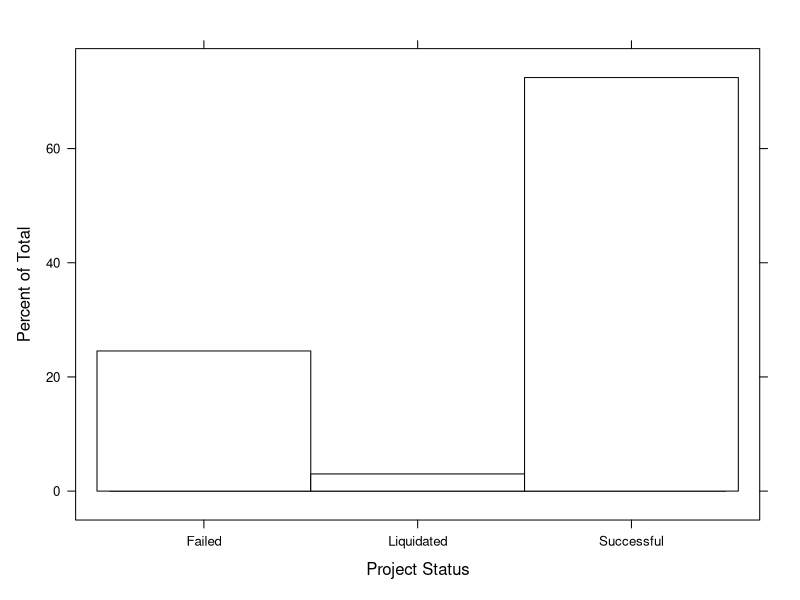

Write R code to recreate this figure.
library(stats)
library(tidyverse)
library(data.table)
library(lattice)

rm(list = ls())
set.seed(1)
n = 10000
A = 1
B = 1
qu = 0.75
ql = 0.10
z = 1
e = exp(1)
zetaL = qu*(e^z-B/(qu - ql)) #Zeta for the Lenders. Maximizes Pledgeable Income
zetaC = qu*e^z #Zeta for the CEO. Maximizes CEO Utility (NPV)


#the integrand inside E(zeta)
mean_exp = function(x){
  return(x*dexp(x, Z))
}

#The function to be minimized in order to find zeta*
zeta_optimizer = function(zeta){
  return(-(1 + integrate(mean_exp, 0, zeta)$value/(pexp(zeta, Z))))
}

rand = c(runif(n, 1, 3)) #Random rates for the exponential distribution
rand = cbind(rand, unlist(lapply(rand, rexp, n = 1)), runif(n)) #Random values for the exponential distr. (liq. shocks) and random values for project success

res = c()
for(i in 1:10000){
  Z = rand[i, 1]
  shock = rand[i, 2]
  
  zeta_optim = optim((zetaL + zetaC)/2, 
                     zeta_optimizer, 
                     lower = 0.9*zetaL, 
                     upper = 1.1*zetaC,
                     method = "L-BFGS-B")$par #Finding zeta*. The function is optimized in an interval just larger than the feasible one in order to avoid boundary issues
  
  if(zeta_optim >= zetaC){zeta_optim = zetaC} else if(zeta_optim < zetaL){
    I = 0
    pi_c = 0
    p1 = 0
    status = 'Not invested'
    res = rbind(res, c(I, pi_c, zeta_optim, shock, pi1, status))
    next}
  
  
  
  mean_shock = integrate(mean_exp, 0, zeta_optim)$value #E(zeta*)
  
  I = A/(1 - pexp(zeta_optim, Z)*qu*(e^z - B/(qu - ql)) + mean_shock) #Maximum I*
  
  pi_c =  e^z*I + (A - (1 + mean_shock))*I/(pexp(zeta_optim, Z)) #CEO's Income
  
  project = rand[i, 3]
  
  if(shock > zeta_optim){pi_c = 0
  status = "Liquidated"
  pi1 = 0
  res = rbind(res, c(I, pi_c, zeta_optim, shock, pi1, status))
  next}
  
  
  if(project > qu){pi_c = 0
  status = "Failed"
  pi1 = 0
  res = rbind(res, c(I, pi_c, zeta_optim, shock, pi1, status))
  next}
  
  pi1 = e^z*I  
  status = "Successful"
  res = rbind(res, c(I, pi_c, zeta_optim, shock, pi1, status))
  
  print(i)
}

res = data.frame(res, stringsAsFactors = F)

names(res) = c('Investment', 'CEO Income', 'Cutoff', 'Effective Shock', 'Project Yield', 'Project Status')

res = res %>% mutate(Investment = as.numeric(Investment),
                     `CEO Income` = as.numeric(`CEO Income`),
                     Cutoff = as.numeric(Cutoff),
                     `Effective Shock` = as.numeric(`Effective Shock`),
                     `Project Yield` = as.numeric(`Project Yield`),
                     `Project Status` = as.factor(`Project Status`),
                     `Lender Income` = `Project Yield` - `CEO Income`,
                     `Lender Profit` = `Lender Income` - Investment + A,
                     Withdrawn = Investment * `Effective Shock`)

res$Withdrawn = ifelse(res$`Project Status` == "Liquidated", 0, res$Withdrawn)
res$`Lender Profit` = ifelse(res$`Project Status` != "Liquidated",
                             res$`Lender Profit` - res$Withdrawn,
                             res$`Lender Profit`)

res$`Project Proceeds` = res$`Project Yield` - (res$Investment - A) - res$Withdrawn

histogram(res$`Project Status`, col = 'white', xlab = 'Project Status')

colMeans(res[, -c(6, 9)])

mean(res$Withdrawn[res$`Project Status` != "Liquidated"])
